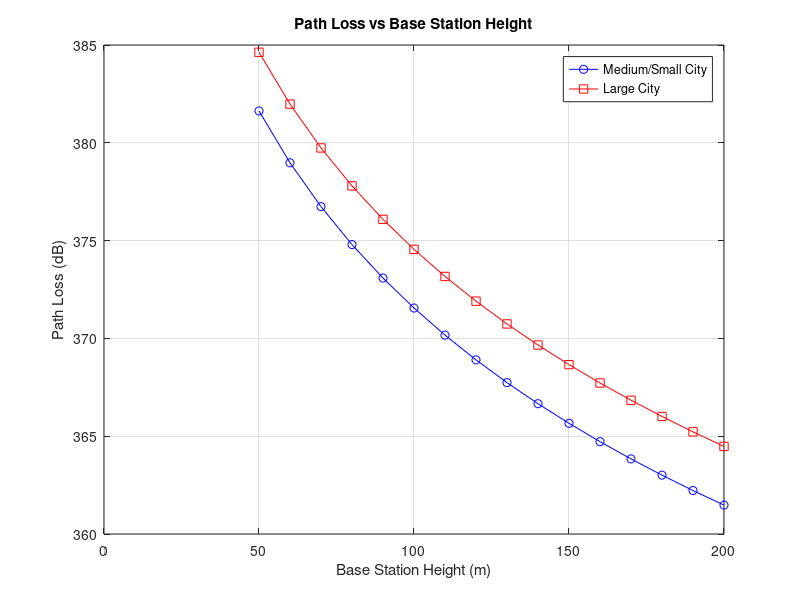

This chart was generated by the following MATLAB code:
fc = 900*10^6; 
hm = 1.5; 
d = 1000;    
hb = 50:10:200; 
path_loss_small_city = zeros(size(hb));
path_loss_large_city = zeros(size(hb));

for i = 1:length(hb)
 
    path_loss_small_city(i) = 69.55 + 26.16*log10(fc) - 13.82*log10(hb(i)) ...
        + (44.9 - 6.55*log10(hb(i)))*log10(d) + 0; 
    path_loss_large_city(i) = 69.55 + 26.16*log10(fc) - 13.82*log10(hb(i)) ...
        + (44.9 - 6.55*log10(hb(i)))*log10(d) + 3; 
end

figure;
plot(hb, path_loss_small_city, 'b-o', 'DisplayName', 'Medium/Small City');
hold on;
plot(hb, path_loss_large_city, 'r-s', 'DisplayName', 'Large City');
grid on;
xlabel('Base Station Height (m)');
ylabel('Path Loss (dB)');
title('Path Loss vs Base Station Height');
legend('show');